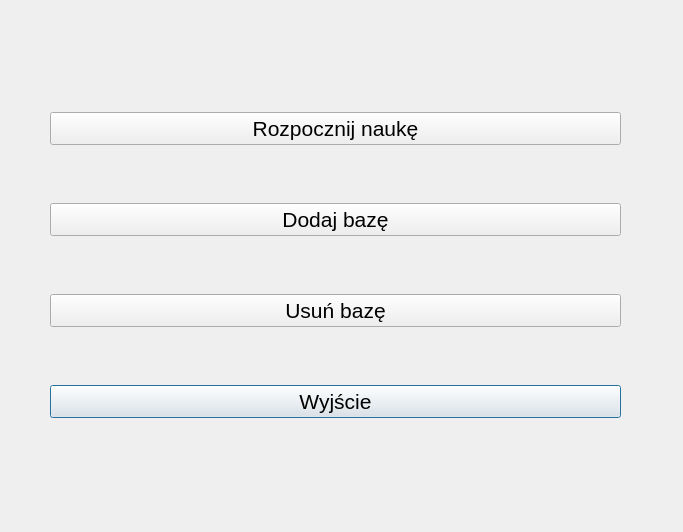
<?xml version="1.0" encoding="UTF-8"?>
<ui version="4.0">
 <class>MenuStart</class>
 <widget class="QDialog" name="MenuStart">
  <property name="geometry">
   <rect>
    <x>0</x>
    <y>0</y>
    <width>683</width>
    <height>532</height>
   </rect>
  </property>
  <property name="windowTitle">
   <string>Dialog</string>
  </property>
  <widget class="QWidget" name="gridLayoutWidget">
   <property name="geometry">
    <rect>
     <x>50</x>
     <y>60</y>
     <width>571</width>
     <height>411</height>
    </rect>
   </property>
   <layout class="QGridLayout" name="gridLayout">
    <item row="3" column="0">
     <widget class="QPushButton" name="exit_button_">
      <property name="sizeIncrement">
       <size>
        <width>0</width>
        <height>70</height>
       </size>
      </property>
      <property name="font">
       <font>
        <pointsize>16</pointsize>
       </font>
      </property>
      <property name="text">
       <string>Wyjście</string>
      </property>
     </widget>
    </item>
    <item row="0" column="0">
     <widget class="QPushButton" name="start_learning_button_">
      <property name="sizeIncrement">
       <size>
        <width>0</width>
        <height>70</height>
       </size>
      </property>
      <property name="font">
       <font>
        <pointsize>16</pointsize>
       </font>
      </property>
      <property name="text">
       <string>Rozpocznij naukę</string>
      </property>
     </widget>
    </item>
    <item row="2" column="0">
     <widget class="QPushButton" name="delete_database_button_">
      <property name="sizeIncrement">
       <size>
        <width>0</width>
        <height>70</height>
       </size>
      </property>
      <property name="font">
       <font>
        <pointsize>16</pointsize>
       </font>
      </property>
      <property name="text">
       <string>Usuń bazę</string>
      </property>
     </widget>
    </item>
    <item row="1" column="0">
     <widget class="QPushButton" name="add_database_button_">
      <property name="sizeIncrement">
       <size>
        <width>0</width>
        <height>70</height>
       </size>
      </property>
      <property name="font">
       <font>
        <pointsize>16</pointsize>
       </font>
      </property>
      <property name="text">
       <string>Dodaj bazę</string>
      </property>
     </widget>
    </item>
   </layout>
  </widget>
  <widget class="QLabel" name="image_label">
   <property name="geometry">
    <rect>
     <x>0</x>
     <y>0</y>
     <width>681</width>
     <height>531</height>
    </rect>
   </property>
   <property name="text">
    <string/>
   </property>
  </widget>
  <zorder>image_label</zorder>
  <zorder>gridLayoutWidget</zorder>
 </widget>
 <resources/>
 <connections/>
</ui>
